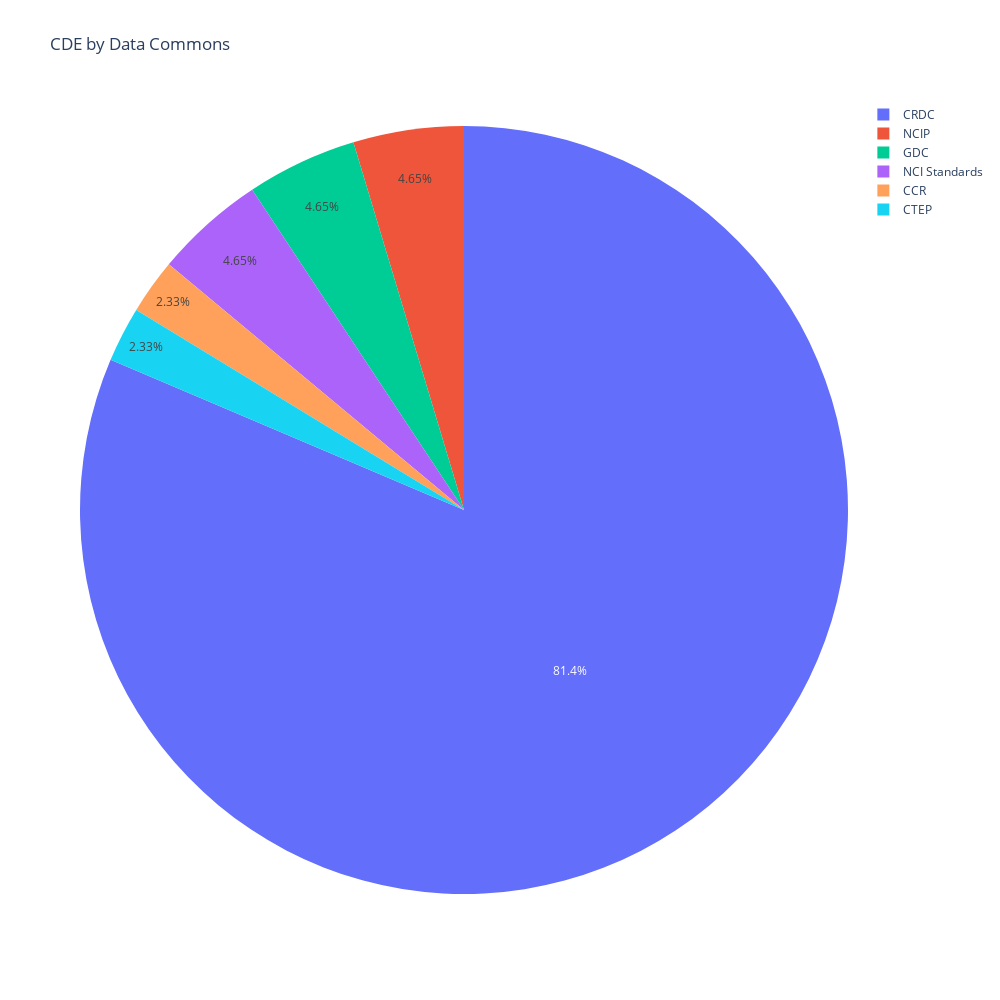

Notebook source saved alongside this figure:
### Code cell
fig2 = px.pie(repodf, names = 'Repository', values = 'CDE Count', title = 'CDE by Data Commons', width = 1000, height = 1000)
fig2.show()

### Figure 1 — Plotly figure (JSON) as saved in the notebook; plotly's stock layout.template omitted (floating-point values rounded to 4 significant figures)
{"data": [{"domain": {"x": [0, 1], "y": [0, 1]}, "hovertemplate": "Repository=%{label}<br>CDE Count=%{value}<extra></extra>", "labels": ["CRDC", "NCIP", "GDC", "NCI Standards", "CCR", "CTEP"], "legendgroup": "", "name": "", "showlegend": true, "type": "pie", "values": [35, 2, 2, 2, 1, 1]}], "layout": {"height": 1000, "legend": {"tracegroupgap": 0}, "title": {"text": "CDE by Data Commons"}, "width": 1000}}
